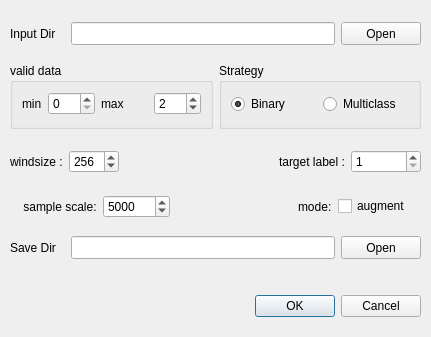
<?xml version="1.0" encoding="UTF-8"?>
<ui version="4.0">
 <class>Dialog_sampleGenCommon</class>
 <widget class="QDialog" name="Dialog_sampleGenCommon">
  <property name="geometry">
   <rect>
    <x>0</x>
    <y>0</y>
    <width>431</width>
    <height>337</height>
   </rect>
  </property>
  <property name="windowTitle">
   <string>Generate samples</string>
  </property>
  <widget class="QDialogButtonBox" name="buttonBox">
   <property name="geometry">
    <rect>
     <x>240</x>
     <y>290</y>
     <width>181</width>
     <height>32</height>
    </rect>
   </property>
   <property name="orientation">
    <enum>Qt::Horizontal</enum>
   </property>
   <property name="standardButtons">
    <set>QDialogButtonBox::Cancel|QDialogButtonBox::Ok</set>
   </property>
  </widget>
  <widget class="QWidget" name="layoutWidget">
   <property name="geometry">
    <rect>
     <x>10</x>
     <y>10</y>
     <width>411</width>
     <height>261</height>
    </rect>
   </property>
   <layout class="QVBoxLayout" name="verticalLayout">
    <item>
     <layout class="QHBoxLayout" name="horizontalLayout">
      <item>
       <widget class="QLabel" name="label">
        <property name="minimumSize">
         <size>
          <width>55</width>
          <height>23</height>
         </size>
        </property>
        <property name="text">
         <string>Input Dir</string>
        </property>
       </widget>
      </item>
      <item>
       <widget class="QLineEdit" name="lineEdit_input">
        <property name="minimumSize">
         <size>
          <width>201</width>
          <height>23</height>
         </size>
        </property>
       </widget>
      </item>
      <item>
       <widget class="QPushButton" name="pushButton_input">
        <property name="minimumSize">
         <size>
          <width>0</width>
          <height>23</height>
         </size>
        </property>
        <property name="text">
         <string>Open</string>
        </property>
       </widget>
      </item>
     </layout>
    </item>
    <item>
     <layout class="QHBoxLayout" name="horizontalLayout_11">
      <item>
       <widget class="QGroupBox" name="groupBox">
        <property name="maximumSize">
         <size>
          <width>16777215</width>
          <height>66</height>
         </size>
        </property>
        <property name="title">
         <string>valid data</string>
        </property>
        <layout class="QFormLayout" name="formLayout_2">
         <item row="0" column="0">
          <layout class="QHBoxLayout" name="horizontalLayout_6">
           <item>
            <widget class="QLabel" name="label_8">
             <property name="text">
              <string>min</string>
             </property>
            </widget>
           </item>
           <item>
            <widget class="QSpinBox" name="spinBox_min_2">
             <property name="sizePolicy">
              <sizepolicy hsizetype="Preferred" vsizetype="Preferred">
               <horstretch>0</horstretch>
               <verstretch>0</verstretch>
              </sizepolicy>
             </property>
             <property name="minimumSize">
              <size>
               <width>47</width>
               <height>22</height>
              </size>
             </property>
             <property name="minimum">
              <number>0</number>
             </property>
            </widget>
           </item>
          </layout>
         </item>
         <item row="0" column="1">
          <layout class="QHBoxLayout" name="horizontalLayout_7">
           <item>
            <widget class="QLabel" name="label_9">
             <property name="text">
              <string>max</string>
             </property>
            </widget>
           </item>
           <item>
            <widget class="QSpinBox" name="spinBox_max_2">
             <property name="sizePolicy">
              <sizepolicy hsizetype="Preferred" vsizetype="Preferred">
               <horstretch>0</horstretch>
               <verstretch>0</verstretch>
              </sizepolicy>
             </property>
             <property name="minimumSize">
              <size>
               <width>47</width>
               <height>22</height>
              </size>
             </property>
             <property name="value">
              <number>2</number>
             </property>
            </widget>
           </item>
          </layout>
         </item>
        </layout>
       </widget>
      </item>
      <item>
       <widget class="QGroupBox" name="groupBox_4">
        <property name="maximumSize">
         <size>
          <width>16777215</width>
          <height>66</height>
         </size>
        </property>
        <property name="title">
         <string>Strategy</string>
        </property>
        <layout class="QHBoxLayout" name="horizontalLayout_10">
         <item>
          <widget class="QRadioButton" name="radioButton_binary">
           <property name="text">
            <string>Binary</string>
           </property>
           <property name="checked">
            <bool>true</bool>
           </property>
          </widget>
         </item>
         <item>
          <widget class="QRadioButton" name="radioButton_multiclass">
           <property name="text">
            <string>Multiclass</string>
           </property>
          </widget>
         </item>
        </layout>
       </widget>
      </item>
     </layout>
    </item>
    <item>
     <layout class="QHBoxLayout" name="horizontalLayout_13">
      <item>
       <layout class="QHBoxLayout" name="horizontalLayout_3">
        <item>
         <widget class="QLabel" name="label_3">
          <property name="minimumSize">
           <size>
            <width>33</width>
            <height>0</height>
           </size>
          </property>
          <property name="text">
           <string>windsize :</string>
          </property>
         </widget>
        </item>
        <item>
         <widget class="QSpinBox" name="spinBox_windsize">
          <property name="sizePolicy">
           <sizepolicy hsizetype="Preferred" vsizetype="Preferred">
            <horstretch>0</horstretch>
            <verstretch>23</verstretch>
           </sizepolicy>
          </property>
          <property name="minimumSize">
           <size>
            <width>50</width>
            <height>0</height>
           </size>
          </property>
          <property name="maximumSize">
           <size>
            <width>50</width>
            <height>23</height>
           </size>
          </property>
          <property name="maximum">
           <number>1000</number>
          </property>
          <property name="singleStep">
           <number>2</number>
          </property>
          <property name="value">
           <number>256</number>
          </property>
         </widget>
        </item>
       </layout>
      </item>
      <item>
       <spacer name="horizontalSpacer">
        <property name="orientation">
         <enum>Qt::Horizontal</enum>
        </property>
        <property name="sizeHint" stdset="0">
         <size>
          <width>40</width>
          <height>20</height>
         </size>
        </property>
       </spacer>
      </item>
      <item>
       <layout class="QHBoxLayout" name="horizontalLayout_2">
        <item>
         <widget class="QLabel" name="label_targetLabel">
          <property name="minimumSize">
           <size>
            <width>50</width>
            <height>30</height>
           </size>
          </property>
          <property name="text">
           <string>target label :</string>
          </property>
         </widget>
        </item>
        <item>
         <widget class="QSpinBox" name="spinBox_targetLabel">
          <property name="minimumSize">
           <size>
            <width>70</width>
            <height>0</height>
           </size>
          </property>
          <property name="minimum">
           <number>1</number>
          </property>
          <property name="value">
           <number>1</number>
          </property>
         </widget>
        </item>
       </layout>
      </item>
     </layout>
    </item>
    <item>
     <layout class="QHBoxLayout" name="horizontalLayout_14">
      <property name="leftMargin">
       <number>10</number>
      </property>
      <property name="rightMargin">
       <number>10</number>
      </property>
      <item>
       <layout class="QHBoxLayout" name="horizontalLayout_12">
        <item>
         <widget class="QLabel" name="label_4">
          <property name="minimumSize">
           <size>
            <width>33</width>
            <height>0</height>
           </size>
          </property>
          <property name="text">
           <string> sample scale:</string>
          </property>
         </widget>
        </item>
        <item>
         <widget class="QSpinBox" name="spinBox_sampNum">
          <property name="sizePolicy">
           <sizepolicy hsizetype="Preferred" vsizetype="Preferred">
            <horstretch>0</horstretch>
            <verstretch>23</verstretch>
           </sizepolicy>
          </property>
          <property name="minimumSize">
           <size>
            <width>50</width>
            <height>0</height>
           </size>
          </property>
          <property name="maximumSize">
           <size>
            <width>80</width>
            <height>23</height>
           </size>
          </property>
          <property name="maximum">
           <number>100000000</number>
          </property>
          <property name="singleStep">
           <number>2</number>
          </property>
          <property name="value">
           <number>5000</number>
          </property>
         </widget>
        </item>
       </layout>
      </item>
      <item>
       <spacer name="horizontalSpacer_2">
        <property name="orientation">
         <enum>Qt::Horizontal</enum>
        </property>
        <property name="sizeHint" stdset="0">
         <size>
          <width>40</width>
          <height>20</height>
         </size>
        </property>
       </spacer>
      </item>
      <item>
       <layout class="QHBoxLayout" name="horizontalLayout_9">
        <item>
         <widget class="QLabel" name="label_5">
          <property name="text">
           <string>mode:</string>
          </property>
         </widget>
        </item>
        <item>
         <widget class="QCheckBox" name="checkBox">
          <property name="text">
           <string>augment</string>
          </property>
         </widget>
        </item>
       </layout>
      </item>
     </layout>
    </item>
    <item>
     <layout class="QHBoxLayout" name="horizontalLayout_15">
      <item>
       <widget class="QLabel" name="label_6">
        <property name="minimumSize">
         <size>
          <width>55</width>
          <height>23</height>
         </size>
        </property>
        <property name="text">
         <string>Save Dir</string>
        </property>
       </widget>
      </item>
      <item>
       <widget class="QLineEdit" name="lineEdit_output">
        <property name="minimumSize">
         <size>
          <width>201</width>
          <height>23</height>
         </size>
        </property>
       </widget>
      </item>
      <item>
       <widget class="QPushButton" name="pushButton_output">
        <property name="minimumSize">
         <size>
          <width>0</width>
          <height>23</height>
         </size>
        </property>
        <property name="text">
         <string>Open</string>
        </property>
       </widget>
      </item>
     </layout>
    </item>
   </layout>
  </widget>
 </widget>
 <resources/>
 <connections>
  <connection>
   <sender>buttonBox</sender>
   <signal>accepted()</signal>
   <receiver>Dialog_sampleGenCommon</receiver>
   <slot>slot_ok()</slot>
   <hints>
    <hint type="sourcelabel">
     <x>430</x>
     <y>334</y>
    </hint>
    <hint type="destinationlabel">
     <x>157</x>
     <y>274</y>
    </hint>
   </hints>
  </connection>
  <connection>
   <sender>buttonBox</sender>
   <signal>rejected()</signal>
   <receiver>Dialog_sampleGenCommon</receiver>
   <slot>reject()</slot>
   <hints>
    <hint type="sourcelabel">
     <x>430</x>
     <y>340</y>
    </hint>
    <hint type="destinationlabel">
     <x>286</x>
     <y>274</y>
    </hint>
   </hints>
  </connection>
  <connection>
   <sender>pushButton_input</sender>
   <signal>clicked()</signal>
   <receiver>Dialog_sampleGenCommon</receiver>
   <slot>slot_input()</slot>
   <hints>
    <hint type="sourcelabel">
     <x>418</x>
     <y>46</y>
    </hint>
    <hint type="destinationlabel">
     <x>226</x>
     <y>183</y>
    </hint>
   </hints>
  </connection>
  <connection>
   <sender>radioButton_binary</sender>
   <signal>clicked()</signal>
   <receiver>Dialog_sampleGenCommon</receiver>
   <slot>slot_strategy_binary()</slot>
   <hints>
    <hint type="sourcelabel">
     <x>300</x>
     <y>106</y>
    </hint>
    <hint type="destinationlabel">
     <x>226</x>
     <y>183</y>
    </hint>
   </hints>
  </connection>
  <connection>
   <sender>radioButton_multiclass</sender>
   <signal>clicked()</signal>
   <receiver>Dialog_sampleGenCommon</receiver>
   <slot>slot_strategy_multiclass()</slot>
   <hints>
    <hint type="sourcelabel">
     <x>412</x>
     <y>106</y>
    </hint>
    <hint type="destinationlabel">
     <x>226</x>
     <y>183</y>
    </hint>
   </hints>
  </connection>
  <connection>
   <sender>pushButton_output</sender>
   <signal>clicked()</signal>
   <receiver>Dialog_sampleGenCommon</receiver>
   <slot>slot_output()</slot>
   <hints>
    <hint type="sourcelabel">
     <x>418</x>
     <y>259</y>
    </hint>
    <hint type="destinationlabel">
     <x>234</x>
     <y>196</y>
    </hint>
   </hints>
  </connection>
 </connections>
 <slots>
  <slot>slot_input()</slot>
  <slot>slot_output()</slot>
  <slot>slot_ok()</slot>
  <slot>slot_strategy_binary()</slot>
  <slot>slot_strategy_multiclass()</slot>
 </slots>
</ui>
